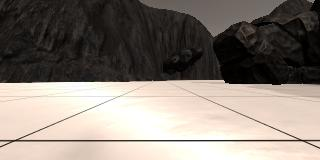
#> input picture test_dataset/example_grid1.jpg, 320 x 160 px, found by its file name
$ python WarpPerspective.py
#> lines starting #> are read from the running program, lines starting #| are printed output that depends on the picture; after the words box and inside, x2 and y2 are one past the last pixel; in counts of white or black regions, pixels touching at a corner belong together

import cv2
import numpy as np
import matplotlib.pyplot as plt

# Function to perform a warp perspective transformation
def perspectTransform(img, src, dst):
    w = img.shape[1]
    h = img.shape[0]

    # Compute the perspective transform matrix and then apply it
    M = cv2.getPerspectiveTransform(src, dst)
    warped = cv2.warpPerspective(img, M, (w, h))

    return warped

# Path to Image file
imgPath = "../test_dataset/IMG/example_grid1.jpg"

# Read Image
image = cv2.imread(imgPath)
#> image is the input picture: shape (160, 320, 3); mean B, G, R 118.3, 126.3, 135.1

# Define a box in source (original) and destination (desired) coordinates
dstSize = 5
bottomOffset = 6
width = image.shape[1]
#> width = 320
height = image.shape[0]
#> height = 160
source = np.float32([[14, 140], [301 ,140],[200, 96], [118, 96]])
destination = np.float32([[width/2 - dstSize, height - bottomOffset],
                  [width/2 + dstSize, height - bottomOffset],
                  [width/2 + dstSize, height - 2*dstSize - bottomOffset],
                  [width/2 - dstSize, height - 2*dstSize - bottomOffset],
                  ])

# Invoke color threshold function
warpImage = perspectTransform(image,source,destination)
#> in perspectTransform, `warped = cv2.warpPerspective(img, M, (w, h))`:
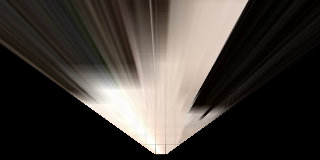
#> warped: shape (160, 320, 3); mean B, G, R 55.9, 60.8, 66.2

# Draw Source and destination points on images (in blue) before plotting
cv2.polylines(image, np.int32([source]), True, (0, 0, 255), 3)
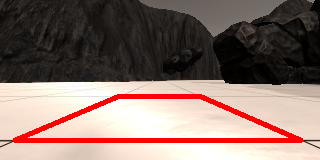
#> image: shape (160, 320, 3); 5.72% of pixels changed, all inside (x1, y1, x2, y2) = (12, 94, 304, 143)
cv2.polylines(warpImage, np.int32([destination]), True, (0, 0, 255), 3)
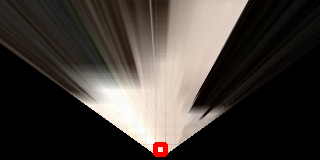
#> warpImage: shape (160, 320, 3); 0.37% of pixels changed, all inside (x1, y1, x2, y2) = (153, 142, 168, 157)

# Display/Plot Image
plt.subplot(1, 2, 1)
plt.imshow(image)
plt.subplot(1, 2, 2)
plt.imshow(warpImage, cmap = 'gray')
plt.show()
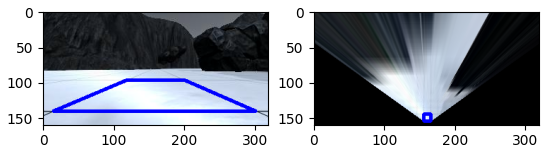
#> figure drawn by matplotlib, 2 panels; B, G, R data is drawn as R, G, B

$ run again, with test_dataset/angle_example.jpg copied over test_dataset/example_grid1.jpg
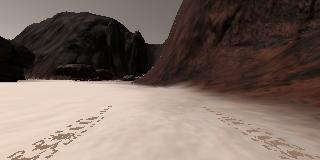
#> input picture test_dataset/angle_example.jpg, 320 x 160 px, found by its file name
#> image is the input picture: shape (160, 320, 3); mean B, G, R 96.2, 104.9, 121.3
#> image: shape (160, 320, 3); 5.72% of pixels changed, all inside (x1, y1, x2, y2) = (12, 94, 304, 143)
#> `cv2.polylines(warpImage, np.int32([destination]), True, (0, 0, 255), 3)`:
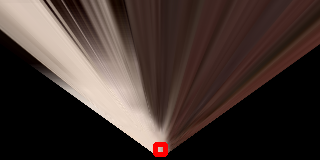
#> warpImage: shape (160, 320, 3); mean B, G, R 47, 51.9, 65.9
#> `plt.show()`:
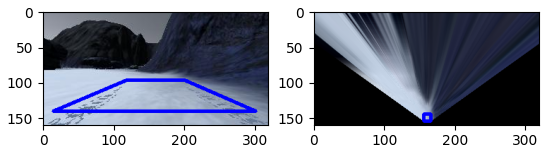
#> figure drawn by matplotlib, 2 panels; B, G, R data is drawn as R, G, B
